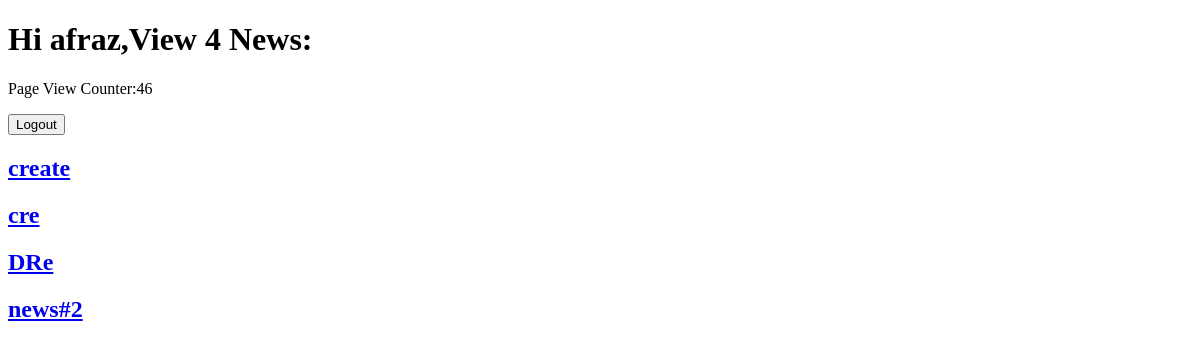
/ (signed in), run on an earlier commit of the app's database.
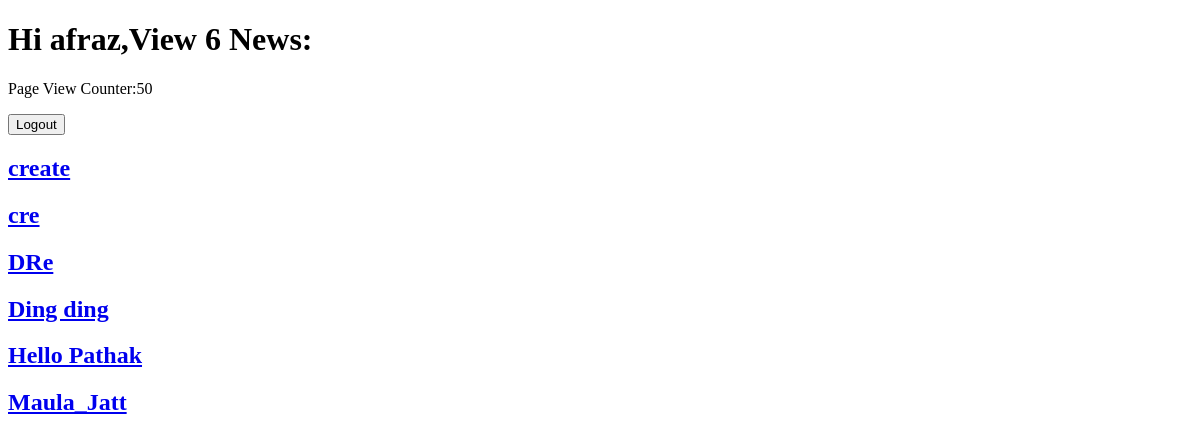
And on a later commit of the database.
### news/models.py (models this page shows, shortened)
class News(models.Model):
    title=models.CharField(max_length=200)
    banner=models.ImageField(upload_to='news/banner')
    author=models.ForeignKey(Author,on_delete=models.CASCADE,null=True,blank=True)
    content=models.TextField(max_length=2000)
    created_time=models.DateTimeField(auto_now_add=True)
    updated_time=models.DateTimeField(auto_now=True)

### news/views.py (the view)
# urls.py: 2. Add a URL to urlpatterns:  path('', views.home, name='home')
def home(request):
    all_news=News.objects.all()
    return render(request,"home.html",{"news":all_news,'len':len(all_news)})

### news/templates/home.html (shortened to what this page needs)
<!DOCTYPE html>
<html lang="en">
<head>
</head>
<body>
    {% if request.user.is_authenticated %}
    <h1>Hi {{request.user.username}},View {{len}} News:</h1>
    {% else %}
    <h1>View {{len}} News:</h1>
    {% endif %}
    <p>Page View Counter:{{request.page_views}}</p>
    <form method="POST" action={% url "logout" %}>
        <button type="submit">Logout</button>
    {% for news in news %}
    <a href={% url 'detail_news' news.id%}>
    <h2>{{news.title}}</h2>
    {% endfor %}
</body>
</html>

What changed in the data, as far as the page shows it:
changed News: title "news#2" → "Ding ding"
added News: title "Hello Pathak"
added News: title "Maula_Jatt"
Also different on the page:
{{ len }}: "4" → "6"
{{ request.page_views }}: "46" → "50"
